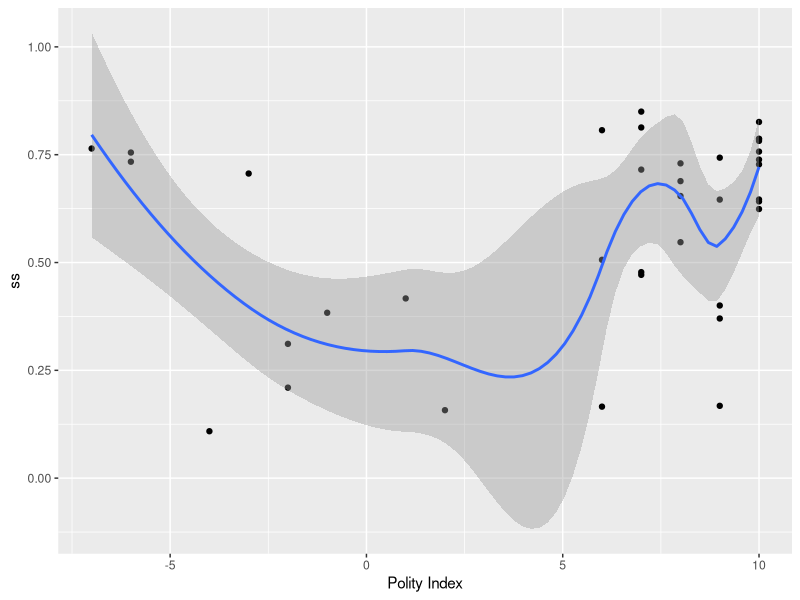

R code for this plot:
## ---- chunk 1
library(tidyverse)
labor_ind <- read_csv("reg_labor.csv")
polity <- read_csv("data/polity.csv")
ccode <- read_csv("data/ccode1.csv")

socsec <- labor_ind |>
  select(index_socseca, Country)

polity_1997 <- polity |>
  filter(year == 1997) |>
  pivot_longer(cols = `AFG`:`ZIM`, 
               names_to = "country", 
               values_to = "Polity Index") 
## ---- chunk 2
#socsec in 3-letter country code
ss_tibble <- socsec |>
  rename(country_name = Country) |>
  inner_join(ccode) |>
  select(-country_name) |>
  rename(ss = index_socseca)
ss_tibble
## ---- chunk 3
#setting up for joining socsec and polity: renaming country name variable
polity_1997 <- polity_1997 |>
  rename(Country = country)
## ---- chunk 4
#JOINED TWO VAR TABLE!
j_ss_polity <- ss_tibble |>
  left_join(polity_1997, by = join_by(Country)) |>
  select(-year)
j_ss_polity 
## ---- chunk 5
#visualization
j_ss_polity |>
  ggplot(aes(x = `Polity Index`, y = ss)) +
  geom_point() +
  geom_smooth()
